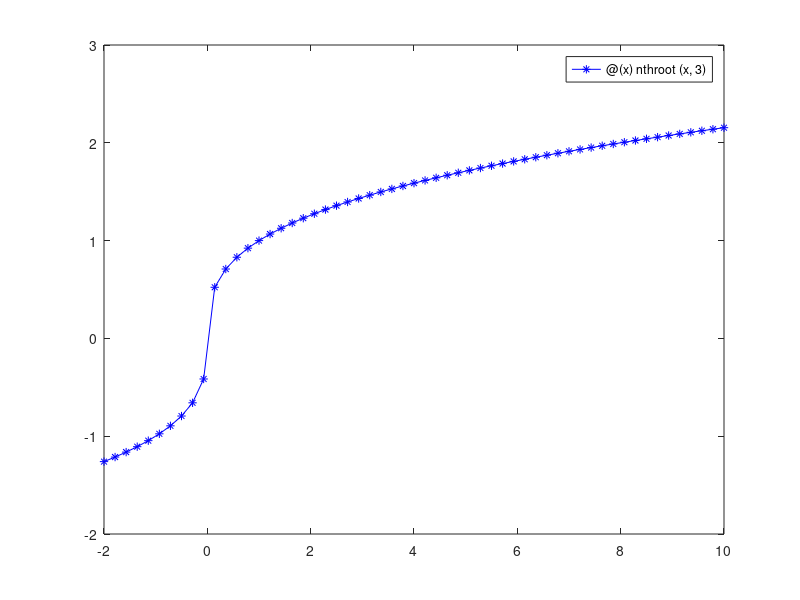

This figure's MATLAB source: (Note: this script raises an error after producing the figure.)
% Function to calculate the Lagrange Interpolation for the given series 
clc
clear
% Input Variables Y_IN and X_IN are assigned
y_in=[ 1.58740105 1.709976 1.81712059 1.912931 2.000];
x_in = [4:8];
% Size of the X_IN is assigned to n_max
n_max=size(x_in,2);
% Obtaining the value of X to interpolate
s='Enter the value of X to interpolate : ';
x=input(s);
% Ploting the actual function for reference
fplot(@(x) nthroot(x,3),[-2 10],'b-*');
% Running the Newton Interpolation for different polynomials orders
i=1;
for n=2:n_max
%x_in1=x_in(1:n);
%y_in1=y_in(1:n);
hold on;
% Function to choose the X_IN and Y_IN
y(i)=Best_LP(x,x_in,y_in,n);
y(i)=abs(y(i)-x^(1/3));
i=i+1;
%legend('-DynamicLegend');
%hold all;   
%fplot(@(x)lagrange_inter(x,x_in1,y_in1),[4 8],'DisplayName',strcat('Order ',num2str(n)));
%fplot(@(x)lagrange_inter(x,x_in1,y_in1),[4 8]);
end
% Setting the legends and title
% ideal count 5n2-3n+2/2
legend('X^{(1/3)}','P_1(x)','P_2(x)','P_3(x)','P_4(x)','Location','SouthEast')
xlabel('X')
ylabel('Interpolated Y')
title('Lagrange polynomial interpolation')
figure,
i=2:n;
plot(i,y);
xlabel('Order of the polynomial')
ylabel('Relative Error')
title('Lagrange polynomial interpolation')
